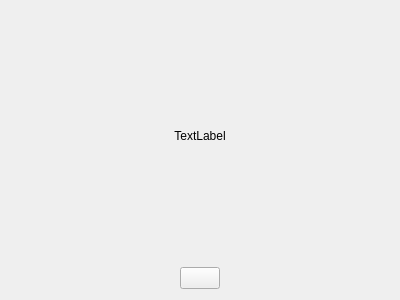
<?xml version="1.0" encoding="UTF-8"?>
<ui version="4.0">
 <class>DamageButton</class>
 <widget class="QWidget" name="DamageButton">
  <property name="geometry">
   <rect>
    <x>0</x>
    <y>0</y>
    <width>400</width>
    <height>300</height>
   </rect>
  </property>
  <property name="windowTitle">
   <string>Form</string>
  </property>
  <property name="styleSheet">
   <string notr="true">QPushButton {
	border: 0.1em solid black;
	border-radius: 1em;
	max-width: 2em;
	max-height: 2em;
	min-width: 2em;
	min-height: 2em;
}

QToolTip {
	color: black;
	background-color: white;
	border: none;
}</string>
  </property>
  <layout class="QVBoxLayout" name="verticalLayout">
   <item>
    <widget class="QLabel" name="label">
     <property name="text">
      <string>TextLabel</string>
     </property>
     <property name="alignment">
      <set>Qt::AlignCenter</set>
     </property>
    </widget>
   </item>
   <item alignment="Qt::AlignHCenter">
    <widget class="QPushButton" name="pushButton">
     <property name="text">
      <string/>
     </property>
    </widget>
   </item>
  </layout>
 </widget>
 <resources/>
 <connections/>
</ui>
